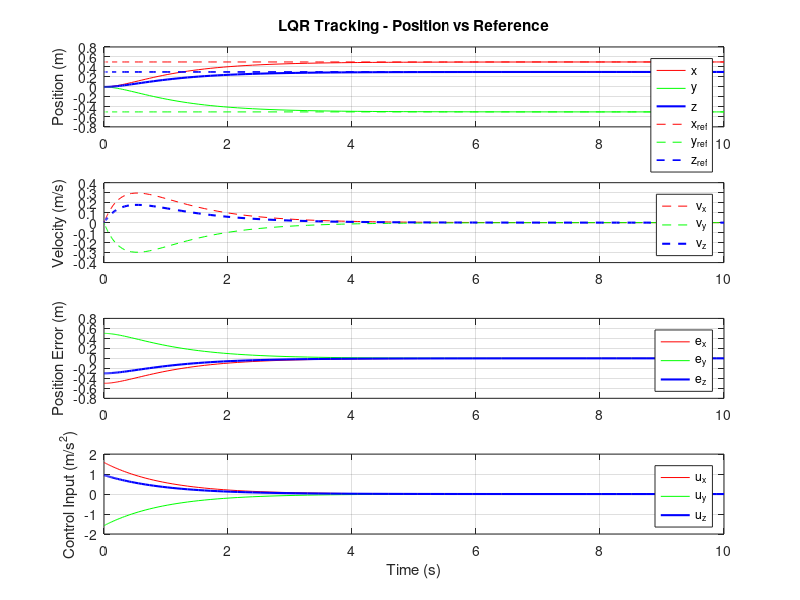

Source code (MATLAB):
% Parâmetros físicos
D = 0.108;     
m = 0.035;      
g = 9.81;

% Modelo linear
A = [zeros(3), eye(3); zeros(3), -D/m * eye(3)];
B = [zeros(3); eye(3)];

% Ganho LQR
Q = diag([10 10 10 1 1 1]);
R = eye(3);
K = lqr(A, B, Q, R);

% Referência desejada
xref = @(t) [0.5; -0.5; 0.3; 0; 0; 0];  % posição desejada fixa
xdot_ref = @(t) zeros(6,1);

% Correção: não inverter B, usa blocos diretos
uref = @(t, xbar) - A(4:6,:) * xbar;  

%% Simulação
p0 = [0; 0; 0];
v0 = [0; 0; 0];
x0 = [p0; v0];
tspan = [0 10];

f = @(t,x) A*x + B*( uref(t,xref(t)) - K*(x - xref(t)) );

[t, x] = ode45(f, tspan, x0);

xref_vec = repmat(xref(0)', length(t), 1);

u = zeros(length(t), 3);
for i = 1:length(t)
    uref_i = uref(t(i), xref(t(i)));
    u(i,:) = ( uref_i - K*( x(i,:)' - xref(t(i)) ) )';
end

%% Gráficos
figure;

% Subplot 1 - Posição real vs referência
subplot(4,1,1);
plot(t, x(:,1), 'r', t, x(:,2), 'g', t, x(:,3), 'b', 'LineWidth', 1.5); hold on;
plot(t, xref_vec(:,1), 'r--', t, xref_vec(:,2), 'g--', t, xref_vec(:,3), 'b--', 'LineWidth', 1.2);
ylabel('Position (m)');
title('LQR Tracking - Position vs Reference');
legend('x','y','z','x_{ref}','y_{ref}','z_{ref}'); grid on;

% Subplot 2 - Velocidade real
subplot(4,1,2);
plot(t, x(:,4), 'r--', t, x(:,5), 'g--', t, x(:,6), 'b--', 'LineWidth', 1.5);
ylabel('Velocity (m/s)');
legend('v_x','v_y','v_z'); grid on;

% Subplot 3 - Erro de posição
subplot(4,1,3);
plot(t, x(:,1)-xref_vec(:,1), 'r', t, x(:,2)-xref_vec(:,2), 'g', t, x(:,3)-xref_vec(:,3), 'b', 'LineWidth', 1.5);
ylabel('Position Error (m)');
legend('e_x','e_y','e_z'); grid on;

% Subplot 4 - Entrada de controlo
subplot(4,1,4);
plot(t, u(:,1), 'r', t, u(:,2), 'g', t, u(:,3), 'b', 'LineWidth', 1.5);
xlabel('Time (s)');
ylabel('Control Input (m/s^2)');
legend('u_x','u_y','u_z'); grid on;
